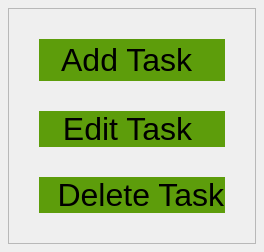
            <widget class="QWidget" name="manage_task_page">
             <layout class="QVBoxLayout" name="verticalLayout_6">
              <property name="spacing">
               <number>0</number>
              </property>
              <property name="leftMargin">
               <number>8</number>
              </property>
              <property name="topMargin">
               <number>8</number>
              </property>
              <property name="rightMargin">
               <number>8</number>
              </property>
              <property name="bottomMargin">
               <number>8</number>
              </property>
              <item>
               <widget class="QFrame" name="frame_6">
                <property name="sizePolicy">
                 <sizepolicy hsizetype="Expanding" vsizetype="Expanding">
                  <horstretch>0</horstretch>
                  <verstretch>0</verstretch>
                 </sizepolicy>
                </property>
                <property name="frameShape">
                 <enum>QFrame::StyledPanel</enum>
                </property>
                <property name="frameShadow">
                 <enum>QFrame::Raised</enum>
                </property>
                <layout class="QVBoxLayout" name="verticalLayout_24">
                 <property name="spacing">
                  <number>30</number>
                 </property>
                 <property name="leftMargin">
                  <number>30</number>
                 </property>
                 <property name="topMargin">
                  <number>30</number>
                 </property>
                 <property name="rightMargin">
                  <number>30</number>
                 </property>
                 <property name="bottomMargin">
                  <number>30</number>
                 </property>
                 <item>
                  <widget class="QPushButton" name="btn_new_task_page">
                   <property name="sizePolicy">
                    <sizepolicy hsizetype="Expanding" vsizetype="Expanding">
                     <horstretch>0</horstretch>
                     <verstretch>0</verstretch>
                    </sizepolicy>
                   </property>
                   <property name="minimumSize">
                    <size>
                     <width>40</width>
                     <height>42</height>
                    </size>
                   </property>
                   <property name="font">
                    <font>
                     <pointsize>24</pointsize>
                    </font>
                   </property>
                   <property name="layoutDirection">
                    <enum>Qt::LeftToRight</enum>
                   </property>
                   <property name="styleSheet">
                    <string notr="true">QPushButton {
	color: #000000;
	border: 0px solid;
	background-color: #5d9d0b;
	border-radius: 25px;
}
QPushButton:hover {
	background-color: qradialgradient(spread:pad, cx:0.5, cy:0.5, radius:1.4, fx:0.505682, fy:0.506, stop:0 rgba(119, 246, 29, 255), stop:1 rgba(94, 157, 11, 255));
	border-radius: 25px;
	border: 0px solid;
	
}</string>
                   </property>
                   <property name="text">
                    <string>  Add Task   </string>
                   </property>
                   <property name="icon">
                    <iconset>
                     <normaloff>icons/plus_b.png</normaloff>icons/plus_b.png</iconset>
                   </property>
                   <property name="iconSize">
                    <size>
                     <width>60</width>
                     <height>60</height>
                    </size>
                   </property>
                  </widget>
                 </item>
                 <item>
                  <widget class="QPushButton" name="pushButton_2">
                   <property name="sizePolicy">
                    <sizepolicy hsizetype="Expanding" vsizetype="Expanding">
                     <horstretch>0</horstretch>
                     <verstretch>0</verstretch>
                    </sizepolicy>
                   </property>
                   <property name="font">
                    <font>
                     <pointsize>24</pointsize>
                    </font>
                   </property>
                   <property name="styleSheet">
                    <string notr="true">QPushButton {
	color: #000000;
	border: 0px solid;
	background-color: #5d9d0b;
	border-radius: 25px;
}
QPushButton:hover {
	background-color: qradialgradient(spread:pad, cx:0.5, cy:0.5, radius:1.4, fx:0.505682, fy:0.506, stop:0 rgba(119, 246, 29, 255), stop:1 rgba(94, 157, 11, 255));
	border-radius: 25px;
	border: 0px solid;
	
}</string>
                   </property>
                   <property name="text">
                    <string>  Edit Task   </string>
                   </property>
                   <property name="icon">
                    <iconset>
                     <normaloff>icons/pencil_b.png</normaloff>icons/pencil_b.png</iconset>
                   </property>
                   <property name="iconSize">
                    <size>
                     <width>60</width>
                     <height>60</height>
                    </size>
                   </property>
                  </widget>
                 </item>
                 <item>
                  <widget class="QPushButton" name="pushButton_3">
                   <property name="sizePolicy">
                    <sizepolicy hsizetype="Expanding" vsizetype="Expanding">
                     <horstretch>0</horstretch>
                     <verstretch>0</verstretch>
                    </sizepolicy>
                   </property>
                   <property name="font">
                    <font>
                     <pointsize>24</pointsize>
                    </font>
                   </property>
                   <property name="styleSheet">
                    <string notr="true">QPushButton {
	color: #000000;
	border: 0px solid;
	background-color: #5d9d0b;
	border-radius: 25px;
}
QPushButton:hover {
	background-color: qradialgradient(spread:pad, cx:0.5, cy:0.5, radius:1.4, fx:0.505682, fy:0.506, stop:0 rgba(119, 246, 29, 255), stop:1 rgba(94, 157, 11, 255));
	border-radius: 25px;
	border: 0px solid;
	
}</string>
                   </property>
                   <property name="text">
                    <string>  Delete Task</string>
                   </property>
                   <property name="icon">
                    <iconset>
                     <normaloff>icons/trash-can.png</normaloff>icons/trash-can.png</iconset>
                   </property>
                   <property name="iconSize">
                    <size>
                     <width>60</width>
                     <height>60</height>
                    </size>
                   </property>
                  </widget>
                 </item>
                </layout>
               </widget>
              </item>
             </layout>
            </widget>
